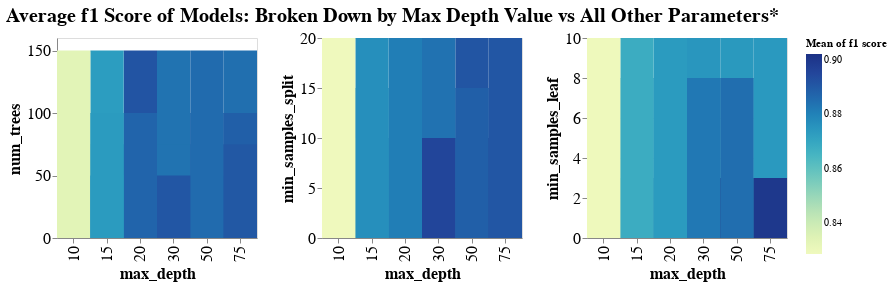

Write notebook code for a chart like this one.
### Code cell
a = alt.Chart(results).mark_rect().encode(
    x='max_depth:O',
    y='num_trees:Q',
    color='mean(f1 score)'
    ).properties(height = 200, width = 200)

b = alt.Chart(results).mark_rect().encode(
    x='max_depth:O',
    y='min_samples_split:Q',
    color='mean(f1 score)'
    ).properties(height = 200, width = 200)

c = alt.Chart(results).mark_rect().encode(
    x='max_depth:O',
    y='min_samples_leaf:Q',
    color='mean(f1 score)'
    ).properties(height = 200, width = 200)

x = a|b|c

x.properties(title = 'Average f1 Score of Models: Broken Down by Max Depth Value vs All Other Parameters*').configure_title(fontSize=20)\
    .configure_axis(
    labelFontSize=16,
    titleFontSize=16
)

### Figure 1 — Vega-Lite specification as saved in the notebook (floating-point values rounded to 4 significant figures)
{"config": {"view": {"continuousWidth": 300, "continuousHeight": 300}, "axis": {"labelFontSize": 16, "titleFontSize": 16}, "title": {"fontSize": 20}}, "hconcat": [{"mark": {"type": "rect"}, "encoding": {"color": {"aggregate": "mean", "field": "f1 score", "type": "quantitative"}, "x": {"field": "max_depth", "type": "ordinal"}, "y": {"field": "num_trees", "type": "quantitative"}}, "height": 200, "width": 200}, {"mark": {"type": "rect"}, "encoding": {"color": {"aggregate": "mean", "field": "f1 score", "type": "quantitative"}, "x": {"field": "max_depth", "type": "ordinal"}, "y": {"field": "min_samples_split", "type": "quantitative"}}, "height": 200, "width": 200}, {"mark": {"type": "rect"}, "encoding": {"color": {"aggregate": "mean", "field": "f1 score", "type": "quantitative"}, "x": {"field": "max_depth", "type": "ordinal"}, "y": {"field": "min_samples_leaf", "type": "quantitative"}}, "height": 200, "width": 200}], "data": {"name": "data-3730f6a52e3d12a7c9b297a39fe9c59b"}, "title": "Average f1 Score of Models: Broken Down by Max Depth Value vs All Other Parameters*", "$schema": "https://vega.github.io/schema/vega-lite/v5.6.1.json", "datasets": {"data-3730f6a52e3d12a7c9b297a39fe9c59b": [{"num_trees": 150, "min_samples_split": 15, "min_samples_leaf": 8, "max_depth": 75, "f1 score": 0.8843, "rank_test_score": 34}, {"num_trees": 75, "min_samples_split": 10, "min_samples_leaf": 3, "max_depth": 15, "f1 score": 0.893, "rank_test_score": 24}, {"num_trees": 75, "min_samples_split": 15, "min_samples_leaf": 8, "max_depth": 20, "f1 score": 0.884, "rank_test_score": 35}, {"num_trees": 75, "min_samples_split": 10, "min_samples_leaf": 10, "max_depth": 50, "f1 score": 0.8739, "rank_test_score": 68}, {"num_trees": 50, "min_samples_split": 20, "min_samples_leaf": 3, "max_depth": 50, "f1 score": 0.8946, "rank_test_score": 21}, {"num_trees": 150, "min_samples_split": 10, "min_samples_leaf": 3, "max_depth": 20, "f1 score": 0.9055, "rank_test_score": 8}, {"num_trees": 50, "min_samples_split": 10, "min_samples_leaf": 10, "max_depth": 20, "f1 score": 0.8727, "rank_test_score": 73}, {"num_trees": 100, "min_samples_split": 15, "min_samples_leaf": 10, "max_depth": 30, "f1 score": 0.8745, "rank_test_score": 62}, {"num_trees": 75, "min_samples_split": 15, "min_samples_leaf": 3, "max_depth": 10, "f1 score": 0.8327, "rank_test_score": 88}, {"num_trees": 150, "min_samples_split": 20, "min_samples_leaf": 3, "max_depth": 20, "f1 score": 0.894, "rank_test_score": 22}, {"num_trees": 150, "min_samples_split": 15, "min_samples_leaf": 8, "max_depth": 15, "f1 score": 0.8773, "rank_test_score": 50}, {"num_trees": 100, "min_samples_split": 10, "min_samples_leaf": 3, "max_depth": 50, "f1 score": 0.9066, "rank_test_score": 2}, {"num_trees": 75, "min_samples_split": 15, "min_samples_leaf": 8, "max_depth": 50, "f1 score": 0.8864, "rank_test_score": 28}, {"num_trees": 100, "min_samples_split": 20, "min_samples_leaf": 3, "max_depth": 30, "f1 score": 0.8973, "rank_test_score": 14}, {"num_trees": 100, "min_samples_split": 10, "min_samples_leaf": 3, "max_depth": 20, "f1 score": 0.9051, "rank_test_score": 10}, {"num_trees": 50, "min_samples_split": 10, "min_samples_leaf": 10, "max_depth": 75, "f1 score": 0.8736, "rank_test_score": 69}, {"num_trees": 150, "min_samples_split": 10, "min_samples_leaf": 10, "max_depth": 30, "f1 score": 0.8745, "rank_test_score": 61}, {"num_trees": 50, "min_samples_split": 10, "min_samples_leaf": 8, "max_depth": 10, "f1 score": 0.8318, "rank_test_score": 90}, {"num_trees": 100, "min_samples_split": 20, "min_samples_leaf": 3, "max_depth": 50, "f1 score": 0.8951, "rank_test_score": 18}, {"num_trees": 75, "min_samples_split": 15, "min_samples_leaf": 10, "max_depth": 20, "f1 score": 0.8739, "rank_test_score": 67}, {"num_trees": 50, "min_samples_split": 20, "min_samples_leaf": 3, "max_depth": 75, "f1 score": 0.8951, "rank_test_score": 19}, {"num_trees": 50, "min_samples_split": 10, "min_samples_leaf": 3, "max_depth": 50, "f1 score": 0.9055, "rank_test_score": 9}, {"num_trees": 50, "min_samples_split": 15, "min_samples_leaf": 8, "max_depth": 75, "f1 score": 0.8838, "rank_test_score": 36}, {"num_trees": 150, "min_samples_split": 20, "min_samples_leaf": 3, "max_depth": 75, "f1 score": 0.8963, "rank_test_score": 16}, {"num_trees": 75, "min_samples_split": 20, "min_samples_leaf": 8, "max_depth": 30, "f1 score": 0.8809, "rank_test_score": 45}, {"num_trees": 100, "min_samples_split": 15, "min_samples_leaf": 8, "max_depth": 10, "f1 score": 0.8272, "rank_test_score": 99}, {"num_trees": 50, "min_samples_split": 20, "min_samples_leaf": 10, "max_depth": 50, "f1 score": 0.8733, "rank_test_score": 72}, {"num_trees": 150, "min_samples_split": 10, "min_samples_leaf": 8, "max_depth": 10, "f1 score": 0.8312, "rank_test_score": 94}, {"num_trees": 100, "min_samples_split": 10, "min_samples_leaf": 8, "max_depth": 20, "f1 score": 0.8835, "rank_test_score": 39}, {"num_trees": 150, "min_samples_split": 20, "min_samples_leaf": 10, "max_depth": 15, "f1 score": 0.8683, "rank_test_score": 78}, {"num_trees": 150, "min_samples_split": 15, "min_samples_leaf": 3, "max_depth": 10, "f1 score": 0.8397, "rank_test_score": 83}, {"num_trees": 150, "min_samples_split": 10, "min_samples_leaf": 10, "max_depth": 15, "f1 score": 0.8698, "rank_test_score": 76}, {"num_trees": 150, "min_samples_split": 10, "min_samples_leaf": 10, "max_depth": 50, "f1 score": 0.8748, "rank_test_score": 58}, {"num_trees": 75, "min_samples_split": 10, "min_samples_leaf": 10, "max_depth": 20, "f1 score": 0.8741, "rank_test_score": 66}, {"num_trees": 75, "min_samples_split": 15, "min_samples_leaf": 10, "max_depth": 30, "f1 score": 0.8743, "rank_test_score": 65}, {"num_trees": 150, "min_samples_split": 10, "min_samples_leaf": 8, "max_depth": 50, "f1 score": 0.8853, "rank_test_score": 32}, {"num_trees": 75, "min_samples_split": 20, "min_samples_leaf": 10, "max_depth": 10, "f1 score": 0.8259, "rank_test_score": 100}, {"num_trees": 75, "min_samples_split": 20, "min_samples_leaf": 10, "max_depth": 30, "f1 score": 0.8748, "rank_test_score": 59}, {"num_trees": 100, "min_samples_split": 15, "min_samples_leaf": 8, "max_depth": 20, "f1 score": 0.8855, "rank_test_score": 30}, {"num_trees": 50, "min_samples_split": 20, "min_samples_leaf": 8, "max_depth": 75, "f1 score": 0.8767, "rank_test_score": 52}, {"num_trees": 150, "min_samples_split": 20, "min_samples_leaf": 10, "max_depth": 20, "f1 score": 0.8744, "rank_test_score": 63}, {"num_trees": 100, "min_samples_split": 10, "min_samples_leaf": 3, "max_depth": 75, "f1 score": 0.9067, "rank_test_score": 1}, {"num_trees": 100, "min_samples_split": 10, "min_samples_leaf": 8, "max_depth": 30, "f1 score": 0.8844, "rank_test_score": 33}, {"num_trees": 50, "min_samples_split": 15, "min_samples_leaf": 8, "max_depth": 10, "f1 score": 0.834, "rank_test_score": 86}, {"num_trees": 50, "min_samples_split": 15, "min_samples_leaf": 10, "max_depth": 30, "f1 score": 0.8734, "rank_test_score": 71}, {"num_trees": 150, "min_samples_split": 10, "min_samples_leaf": 8, "max_depth": 30, "f1 score": 0.8853, "rank_test_score": 31}, {"num_trees": 100, "min_samples_split": 20, "min_samples_leaf": 8, "max_depth": 10, "f1 score": 0.8295, "rank_test_score": 95}, {"num_trees": 50, "min_samples_split": 20, "min_samples_leaf": 3, "max_depth": 20, "f1 score": 0.891, "rank_test_score": 25}, {"num_trees": 75, "min_samples_split": 20, "min_samples_leaf": 3, "max_depth": 15, "f1 score": 0.8818, "rank_test_score": 44}, {"num_trees": 50, "min_samples_split": 15, "min_samples_leaf": 3, "max_depth": 20, "f1 score": 0.8981, "rank_test_score": 13}, {"num_trees": 50, "min_samples_split": 15, "min_samples_leaf": 3, "max_depth": 10, "f1 score": 0.8352, "rank_test_score": 84}, {"num_trees": 75, "min_samples_split": 10, "min_samples_leaf": 3, "max_depth": 30, "f1 score": 0.9056, "rank_test_score": 6}, {"num_trees": 100, "min_samples_split": 15, "min_samples_leaf": 8, "max_depth": 75, "f1 score": 0.8838, "rank_test_score": 37}, {"num_trees": 50, "min_samples_split": 20, "min_samples_leaf": 3, "max_depth": 15, "f1 score": 0.8787, "rank_test_score": 49}, {"num_trees": 150, "min_samples_split": 15, "min_samples_leaf": 10, "max_depth": 30, "f1 score": 0.876, "rank_test_score": 54}, {"num_trees": 50, "min_samples_split": 15, "min_samples_leaf": 8, "max_depth": 15, "f1 score": 0.8748, "rank_test_score": 57}, {"num_trees": 100, "min_samples_split": 15, "min_samples_leaf": 10, "max_depth": 15, "f1 score": 0.8683, "rank_test_score": 79}, {"num_trees": 100, "min_samples_split": 10, "min_samples_leaf": 10, "max_depth": 10, "f1 score": 0.8287, "rank_test_score": 96}, {"num_trees": 75, "min_samples_split": 10, "min_samples_leaf": 10, "max_depth": 15, "f1 score": 0.8684, "rank_test_score": 77}, {"num_trees": 50, "min_samples_split": 10, "min_samples_leaf": 8, "max_depth": 50, "f1 score": 0.8831, "rank_test_score": 41}, {"num_trees": 100, "min_samples_split": 20, "min_samples_leaf": 10, "max_depth": 20, "f1 score": 0.8743, "rank_test_score": 64}, {"num_trees": 50, "min_samples_split": 20, "min_samples_leaf": 3, "max_depth": 10, "f1 score": 0.8313, "rank_test_score": 92}, {"num_trees": 50, "min_samples_split": 15, "min_samples_leaf": 3, "max_depth": 15, "f1 score": 0.8864, "rank_test_score": 27}, {"num_trees": 100, "min_samples_split": 10, "min_samples_leaf": 10, "max_depth": 50, "f1 score": 0.8746, "rank_test_score": 60}, {"num_trees": 75, "min_samples_split": 10, "min_samples_leaf": 8, "max_depth": 10, "f1 score": 0.8338, "rank_test_score": 87}, {"num_trees": 50, "min_samples_split": 15, "min_samples_leaf": 3, "max_depth": 30, "f1 score": 0.9004, "rank_test_score": 11}, {"num_trees": 50, "min_samples_split": 15, "min_samples_leaf": 8, "max_depth": 50, "f1 score": 0.8832, "rank_test_score": 40}, {"num_trees": 50, "min_samples_split": 10, "min_samples_leaf": 10, "max_depth": 10, "f1 score": 0.8285, "rank_test_score": 97}, {"num_trees": 100, "min_samples_split": 15, "min_samples_leaf": 10, "max_depth": 10, "f1 score": 0.8314, "rank_test_score": 91}, {"num_trees": 50, "min_samples_split": 10, "min_samples_leaf": 10, "max_depth": 15, "f1 score": 0.8669, "rank_test_score": 80}, {"num_trees": 50, "min_samples_split": 20, "min_samples_leaf": 8, "max_depth": 15, "f1 score": 0.8716, "rank_test_score": 75}, {"num_trees": 100, "min_samples_split": 10, "min_samples_leaf": 3, "max_depth": 30, "f1 score": 0.9056, "rank_test_score": 7}, {"num_trees": 50, "min_samples_split": 20, "min_samples_leaf": 8, "max_depth": 20, "f1 score": 0.8799, "rank_test_score": 48}, {"num_trees": 150, "min_samples_split": 15, "min_samples_leaf": 8, "max_depth": 10, "f1 score": 0.8321, "rank_test_score": 89}, {"num_trees": 100, "min_samples_split": 15, "min_samples_leaf": 8, "max_depth": 50, "f1 score": 0.8836, "rank_test_score": 38}, {"num_trees": 100, "min_samples_split": 10, "min_samples_leaf": 8, "max_depth": 50, "f1 score": 0.8866, "rank_test_score": 26}, {"num_trees": 100, "min_samples_split": 15, "min_samples_leaf": 8, "max_depth": 15, "f1 score": 0.8772, "rank_test_score": 51}, {"num_trees": 75, "min_samples_split": 15, "min_samples_leaf": 8, "max_depth": 75, "f1 score": 0.8858, "rank_test_score": 29}, {"num_trees": 150, "min_samples_split": 10, "min_samples_leaf": 8, "max_depth": 15, "f1 score": 0.8763, "rank_test_score": 53}, {"num_trees": 150, "min_samples_split": 20, "min_samples_leaf": 10, "max_depth": 30, "f1 score": 0.8757, "rank_test_score": 55}, {"num_trees": 75, "min_samples_split": 20, "min_samples_leaf": 3, "max_depth": 75, "f1 score": 0.8949, "rank_test_score": 20}, {"num_trees": 50, "min_samples_split": 10, "min_samples_leaf": 3, "max_depth": 30, "f1 score": 0.9057, "rank_test_score": 5}, {"num_trees": 50, "min_samples_split": 20, "min_samples_leaf": 10, "max_depth": 20, "f1 score": 0.8719, "rank_test_score": 74}, {"num_trees": 50, "min_samples_split": 20, "min_samples_leaf": 3, "max_depth": 30, "f1 score": 0.8936, "rank_test_score": 23}, {"num_trees": 75, "min_samples_split": 20, "min_samples_leaf": 3, "max_depth": 50, "f1 score": 0.8953, "rank_test_score": 17}, {"num_trees": 100, "min_samples_split": 15, "min_samples_leaf": 3, "max_depth": 50, "f1 score": 0.9002, "rank_test_score": 12}, {"num_trees": 75, "min_samples_split": 15, "min_samples_leaf": 8, "max_depth": 30, "f1 score": 0.8825, "rank_test_score": 43}, {"num_trees": 100, "min_samples_split": 10, "min_samples_leaf": 8, "max_depth": 10, "f1 score": 0.8344, "rank_test_score": 85}, {"num_trees": 150, "min_samples_split": 10, "min_samples_leaf": 10, "max_depth": 10, "f1 score": 0.8313, "rank_test_score": 93}, {"num_trees": 100, "min_samples_split": 20, "min_samples_leaf": 8, "max_depth": 30, "f1 score": 0.8804, "rank_test_score": 47}, {"num_trees": 100, "min_samples_split": 15, "min_samples_leaf": 10, "max_depth": 75, "f1 score": 0.8751, "rank_test_score": 56}, {"num_trees": 50, "min_samples_split": 20, "min_samples_leaf": 8, "max_depth": 10, "f1 score": 0.8282, "rank_test_score": 98}, {"num_trees": 100, "min_samples_split": 20, "min_samples_leaf": 3, "max_depth": 15, "f1 score": 0.8827, "rank_test_score": 42}, {"num_trees": 50, "min_samples_split": 10, "min_samples_leaf": 3, "max_depth": 75, "f1 score": 0.9061, "rank_test_score": 4}, {"num_trees": 150, "min_samples_split": 15, "min_samples_leaf": 10, "max_depth": 75, "f1 score": 0.8735, "rank_test_score": 70}, {"num_trees": 150, "min_samples_split": 20, "min_samples_leaf": 3, "max_depth": 50, "f1 score": 0.8965, "rank_test_score": 15}, {"num_trees": 50, "min_samples_split": 15, "min_samples_leaf": 8, "max_depth": 30, "f1 score": 0.8807, "rank_test_score": 46}, {"num_trees": 100, "min_samples_split": 10, "min_samples_leaf": 10, "max_depth": 15, "f1 score": 0.866, "rank_test_score": 81}, {"num_trees": 150, "min_samples_split": 10, "min_samples_leaf": 3, "max_depth": 30, "f1 score": 0.9065, "rank_test_score": 3}, {"num_trees": 100, "min_samples_split": 10, "min_samples_leaf": 3, "max_depth": 10, "f1 score": 0.8404, "rank_test_score": 82}]}}
